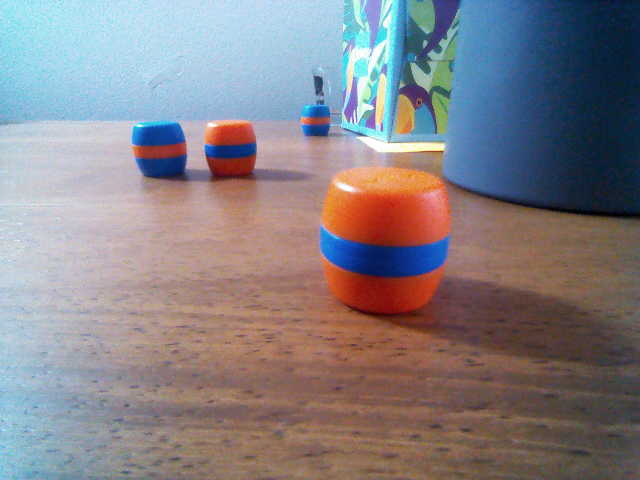
#> input picture barrels/data/raw/4A8B_atcool_wood_core_01.png, 640 x 480 px; its folder holds only this picture in this run
$ python -i measure.py   (imports and definitions only)
#> lines starting #> are read from the running program, lines starting #| are printed output that depends on the picture; after the words box and inside, x2 and y2 are one past the last pixel; in counts of white or black regions, pixels touching at a corner belong together
#> further down, picture is the input picture: shape (480, 640, 3); mean B, G, R 134, 128.8, 133.8
#!/usr/bin/env python3
"""Camera geometry of AIM-4A8B6118 from the calib + ruler frames (constraints.md unknowns #2, #3, #7).

    python barrels/experiments/2026-10-19_camera_geometry/measure.py

1. Focal length from barrel width: in each calib frame the barrel is segmented by color
   (orange or blue, saturated), the widest row of the silhouette is measured, and
   f = width_px * d / D with D = 22 mm and d = ruler distance + 3 (camera behind front edge)
   + 11 (barrel radius).
2. Tilt from the ruler frame: image rows of the centimeter marks (read by eye from an
   upscaled crop; see CM_MARK_ROWS) are fit to row = cy + f*tan(atan(h/d) - tilt) with
   h = 43.47 mm, d = 10*cm + 3, f fixed from step 1, cy = 240.
3. Tilt + f from the barrel bottom rows in the calib frames (ground contact at the near edge
   of the 18 mm base), as an independent cross-check.

The three estimates disagree at the ±10 % level (see EXPERIMENTS.md 2026-10-19): the ruler
zero offset, the eyeballed mark rows, and the contact-point assumption are the weak links.
"""
from __future__ import annotations

import math
import sys
from pathlib import Path

import cv2
import numpy as np

sys.path.insert(0, str(Path(__file__).resolve().parents[2] / "src"))
from barrels import io  # noqa: E402

H_CAM = 43.47          # mm, aim_kin.py
D_BARREL = 80 / math.pi  # 25.5 mm: widest circumference 80 mm measured with a tape 2026-10-19 (draft spec said 22)
R_BASE = 9.0             # mm: barrel diameter at the base/lid is 18 mm (measured)
CAM_BEHIND_FRONT = 3.0 # mm, aim_kin.py tilt procedure
CY = 240
CALIB = {1: 50, 2: 100, 3: 150, 4: 200, 5: 300}   # calib_NN -> ruler distance front edge -> barrel near edge, mm
CM_MARK_ROWS = {4: 412, 5: 352, 6: 320, 7: 292, 8: 270, 9: 252, 10: 235}  # ruler_01, read by eye (±4 px)


def barrel_width(img: np.ndarray) -> tuple[int, int, tuple[int, int, int, int]]:
    hsv = cv2.cvtColor(img, cv2.COLOR_BGR2HSV)
#> hsv: shape (480, 640, 3); mean H, S, V 67.9, 91.1, 160.2
    orange = cv2.inRange(hsv, (0, 150, 60), (13, 255, 255)) | cv2.inRange(hsv, (170, 150, 60), (180, 255, 255))
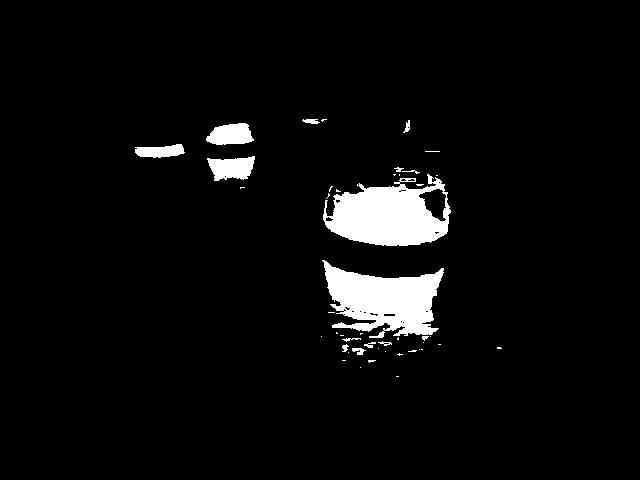
#> orange: shape (480, 640); 4.6% white; 46 white regions (31 under 20 px), largest, box (x1, y1, x2, y2) and area: (323, 174, 451, 246) 5875, (322, 260, 444, 338) 5623, (207, 156, 255, 181) 843
    blue = cv2.inRange(hsv, (95, 90, 40), (130, 255, 255))
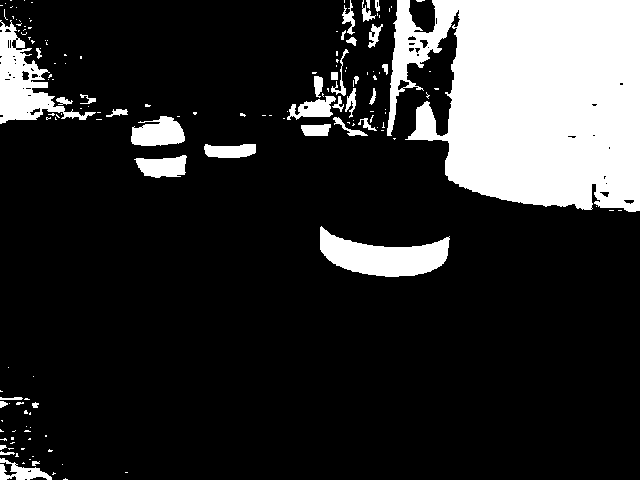
#> blue: shape (480, 640); 18.1% white; 152 white regions (116 under 20 px), largest, box (x1, y1, x2, y2) and area: (387, 0, 640, 212) 41884, (320, 226, 450, 277) 3670, (0, 20, 96, 124) 3393
    m = cv2.morphologyEx(orange | blue, cv2.MORPH_CLOSE, np.ones((7, 7), np.uint8))
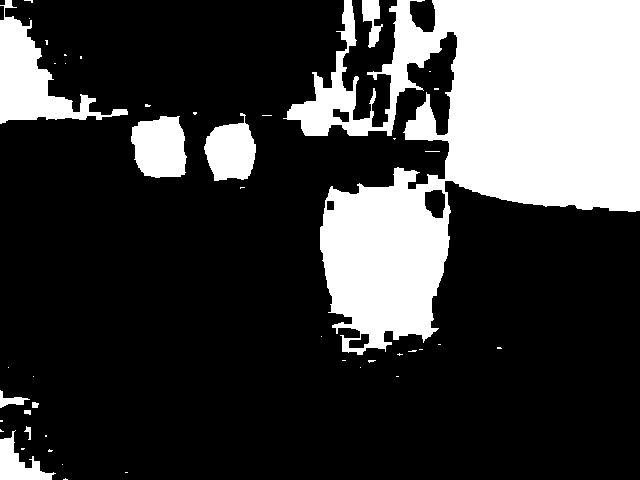
#> m: shape (480, 640); 25% white; 45 white regions (35 under 20 px), largest, box (x1, y1, x2, y2) and area: (283, 0, 640, 355) 64015, (0, 0, 128, 124) 5237, (131, 116, 187, 178) 2797
    m = cv2.morphologyEx(m, cv2.MORPH_OPEN, np.ones((3, 3), np.uint8))
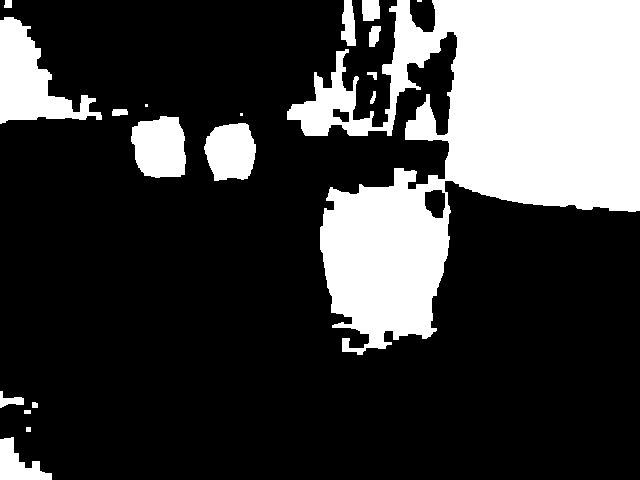
#> m: shape (480, 640); 24.8% white; 19 white regions (3 under 20 px), largest, box (x1, y1, x2, y2) and area: (287, 0, 640, 355) 63232, (0, 17, 102, 124) 5010, (131, 116, 186, 178) 2790
    n, lab, st, cen = cv2.connectedComponentsWithStats(m)
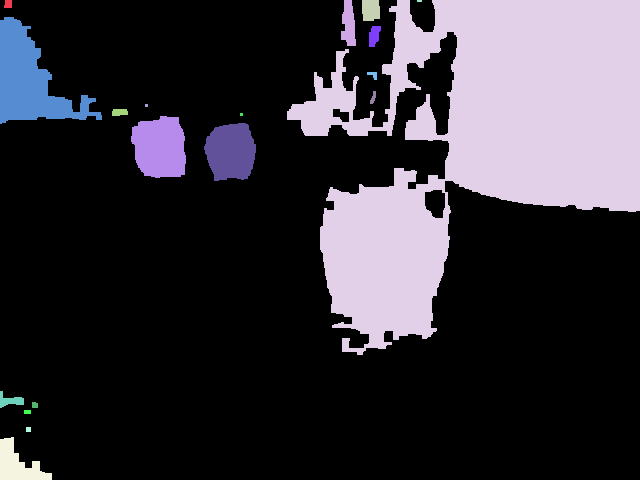
#> lab: shape (480, 640) int32; 20 distinct labels, from 0 to 19; one colour per label, 0 black
#> n = 20; st = 20 rows, first 6: [0, 0, 640, 480, 231016], [4, 0, 8, 8, 59], [341, 0, 15, 46, 500], [362, 0, 18, 21, 353], [287, 0, 353, 355, 63232], [417, 0, 5, 2, 10]; cen = 20 rows, first 8: [285.9, 271.6], [7.8, 3.63], [348.3, 23.73], [370.3, 9.67], [482.6, 141.8], [419, 0.5], [29.34, 80.39], [373.8, 35.32]
    k = max((k for k in range(1, n) if abs(cen[k][0] - 320) < 120 and st[k, cv2.CC_STAT_AREA] > 30),
            key=lambda k: st[k, cv2.CC_STAT_AREA])
#> k = 14
    ys, xs = np.where(lab == k)
#> ys = 2384 values from 123 to 180; xs = 2384 values, max 255 at index 853, min 204 at index 905, mean 230.4
    widths = {r: int(xs[ys == r].max() - xs[ys == r].min() + 1) for r in np.unique(ys)}
#> widths = 58 items
    r = max(widths, key=widths.get)
#> r = 146
    return widths[r], int(r), (int(xs.min()), int(ys.min()), int(xs.max()), int(ys.max()))


def row_model(cm: float, tilt_deg: float, f: float, cy: float = CY) -> float:
    d = 10 * cm + CAM_BEHIND_FRONT
    return cy + f * math.tan(math.atan(H_CAM / d) - math.radians(tilt_deg))


# [42 lines left out: function main, not called in this run]


# [2 lines not run here, left out]

>>> import cv2
>>> picture = cv2.imread('../../data/raw/4A8B_atcool_wood_core_01.png')
>>> result = barrel_width(picture)
#> result = (52, 146, (204, 123, 255, 180))

$ run again, on barrels/data/raw/4A8B_atcool_wood_glare_01.png
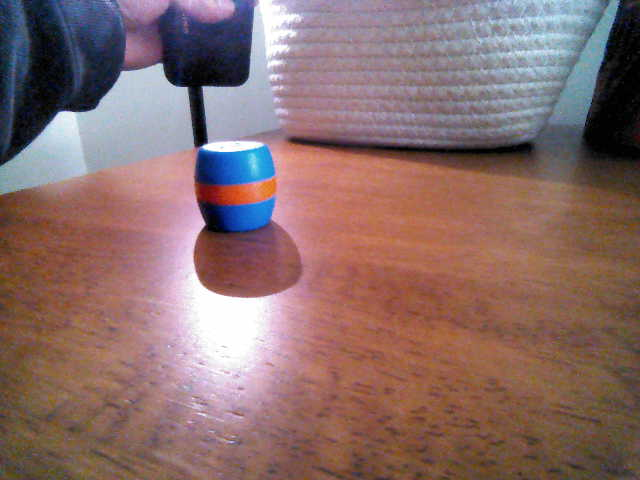
#> input picture barrels/data/raw/4A8B_atcool_wood_glare_01.png, 640 x 480 px
#> picture is the input picture: shape (480, 640, 3); mean B, G, R 107.3, 108.9, 136.9
#> hsv: shape (480, 640, 3); mean H, S, V 66.1, 91.8, 145.4
#> in barrel_width, `orange = cv2.inRange(hsv, (0, 150, 60), (13, 255, 255)) | cv2.inRange(..`:
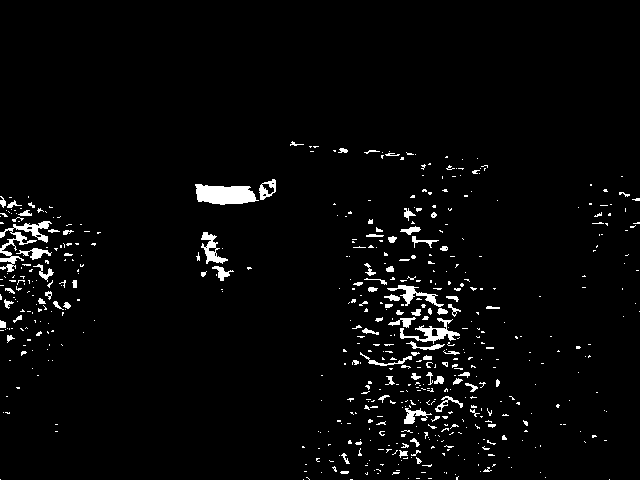
#> orange: shape (480, 640); 3.1% white; 556 white regions (463 under 20 px), largest, box (x1, y1, x2, y2) and area: (195, 184, 259, 205) 992, (0, 221, 52, 272) 743, (400, 318, 460, 344) 481
#> blue: shape (480, 640); 6.4% white; 100 white regions (80 under 20 px), largest, box (x1, y1, x2, y2) and area: (0, 0, 126, 155) 9368, (158, 0, 254, 87) 4420, (196, 144, 275, 185) 2491
#> in barrel_width, `n, lab, st, cen = cv2.connectedComponentsWithStats(m)`:
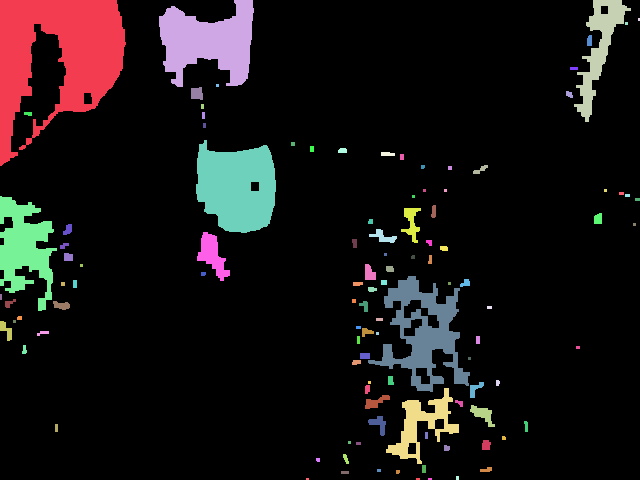
#> lab: shape (480, 640) int32; 110 distinct labels, from 0 to 109; one colour per label, 0 black
#> n = 110; st = 110 rows, first 6: [0, 0, 640, 480, 267940], [0, 0, 126, 166, 11390], [159, 0, 95, 87, 5150], [574, 0, 57, 122, 2130], [638, 18, 2, 3, 6], [625, 22, 3, 3, 9]; cen = 110 pairs, first value 0.5 to 638.5, second value 19 to 478.5
#> k = 15
#> ys = 5673 values from 140 to 232; xs = 5673 values, max 275 at index 2413, min 196 at index 2632, mean 236.7
#> widths = 93 items
#> r = 184
#> result = (80, 184, (196, 140, 275, 232))

$ run again, on barrels/data/raw/4A8B_atcool_wood_glare_02.png
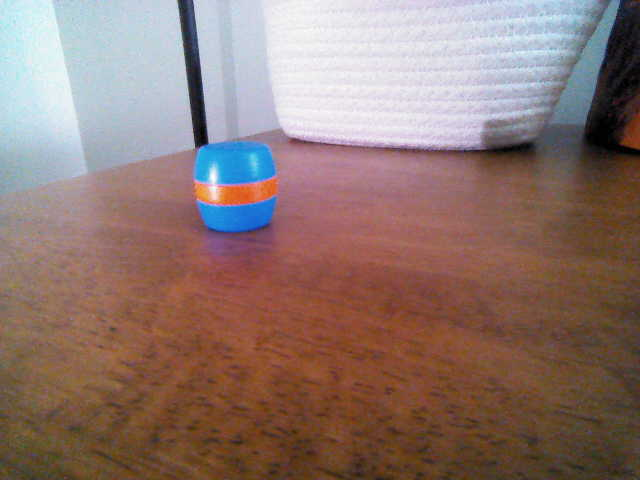
#> input picture barrels/data/raw/4A8B_atcool_wood_glare_02.png, 640 x 480 px
#> picture is the input picture: shape (480, 640, 3); mean B, G, R 112.4, 118.8, 142.4
#> hsv: shape (480, 640, 3); mean H, S, V 56.8, 96.1, 151.7
#> in barrel_width, `orange = cv2.inRange(hsv, (0, 150, 60), (13, 255, 255)) | cv2.inRange(..`:
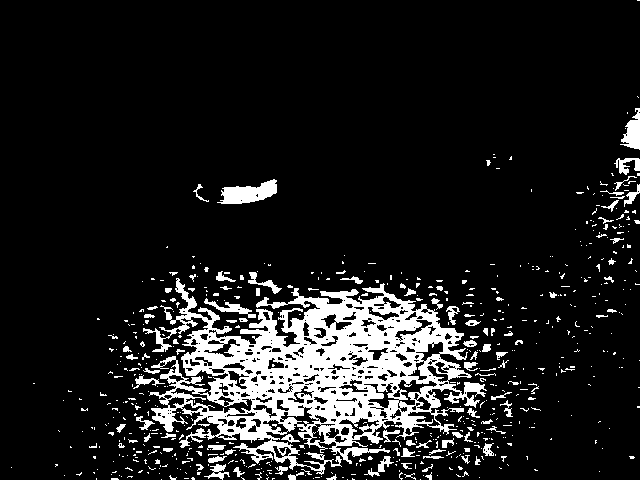
#> orange: shape (480, 640); 12% white; 629 white regions (527 under 20 px), largest, box (x1, y1, x2, y2) and area: (143, 278, 487, 475) 27744, (217, 179, 277, 204) 873, (620, 108, 640, 150) 460
#> blue: shape (480, 640); 2.1% white; 41 white regions (27 under 20 px), largest, box (x1, y1, x2, y2) and area: (194, 141, 276, 185) 3003, (197, 197, 277, 233) 1941, (181, 0, 199, 61) 455
#> in barrel_width, `n, lab, st, cen = cv2.connectedComponentsWithStats(m)`:
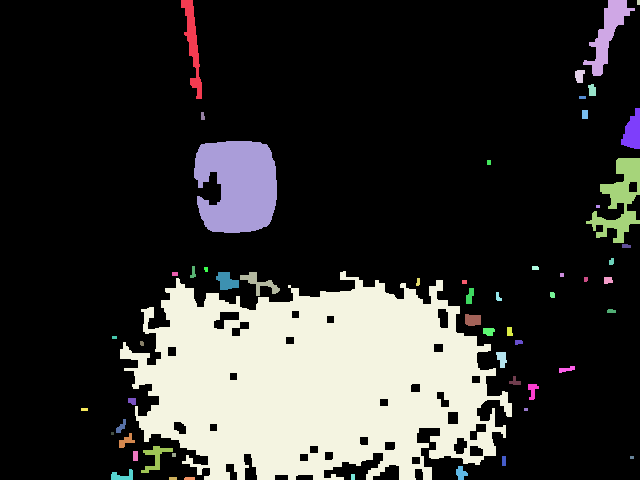
#> lab: shape (480, 640) int32; 58 distinct labels, from 0 to 57; one colour per label, 0 black
#> n = 58; st = 58 rows, first 6: [0, 0, 640, 480, 238557], [181, 0, 21, 99, 809], [583, 0, 52, 76, 1296], [637, 0, 3, 5, 15], [575, 70, 10, 13, 103], [588, 84, 8, 12, 79]; cen = 58 pairs, first value 84 to 638, second value 2 to 478
#> k = 19
#> widths = 209 items
#> r = 406
#> result = (377, 406, (120, 271, 511, 479))
